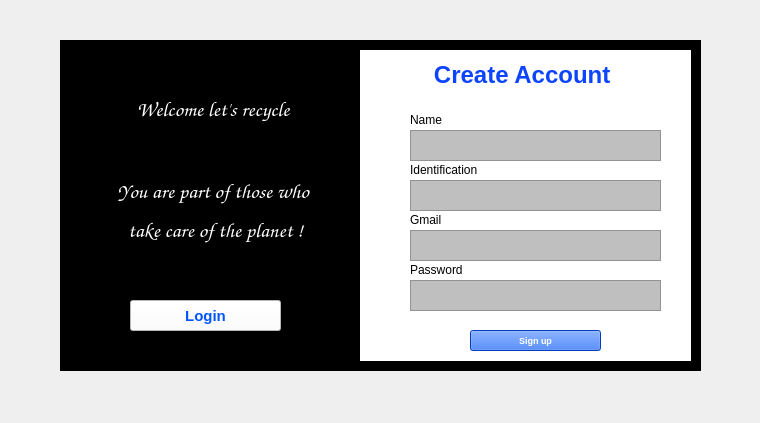
<?xml version="1.0" encoding="UTF-8"?>
<ui version="4.0">
 <class>Form</class>
 <widget class="QWidget" name="Form">
  <property name="geometry">
   <rect>
    <x>0</x>
    <y>0</y>
    <width>760</width>
    <height>423</height>
   </rect>
  </property>
  <property name="windowTitle">
   <string>Form</string>
  </property>
  <widget class="QLabel" name="label">
   <property name="geometry">
    <rect>
     <x>0</x>
     <y>0</y>
     <width>761</width>
     <height>431</height>
    </rect>
   </property>
   <property name="styleSheet">
    <string notr="true">border-image: url(:/newPrefix/fondo.qrc.png);</string>
   </property>
   <property name="text">
    <string/>
   </property>
  </widget>
  <widget class="QLabel" name="label_2">
   <property name="geometry">
    <rect>
     <x>60</x>
     <y>40</y>
     <width>641</width>
     <height>331</height>
    </rect>
   </property>
   <property name="styleSheet">
    <string notr="true">background-color: rgb(0, 0, 0);</string>
   </property>
   <property name="text">
    <string/>
   </property>
  </widget>
  <widget class="QLabel" name="label_3">
   <property name="geometry">
    <rect>
     <x>70</x>
     <y>50</y>
     <width>291</width>
     <height>311</height>
    </rect>
   </property>
   <property name="styleSheet">
    <string notr="true">image: url(:/newPrefix/fondo2.qrc.png);
border-image: url(:/newPrefix/fondo2.qrc.png);</string>
   </property>
   <property name="text">
    <string/>
   </property>
  </widget>
  <widget class="QLabel" name="label_4">
   <property name="geometry">
    <rect>
     <x>360</x>
     <y>50</y>
     <width>331</width>
     <height>311</height>
    </rect>
   </property>
   <property name="styleSheet">
    <string notr="true">background-color: rgb(255, 255, 255);</string>
   </property>
   <property name="text">
    <string/>
   </property>
  </widget>
  <widget class="QLabel" name="label_5">
   <property name="geometry">
    <rect>
     <x>70</x>
     <y>90</y>
     <width>291</width>
     <height>161</height>
    </rect>
   </property>
   <property name="font">
    <font>
     <family>Comic Sans MS</family>
    </font>
   </property>
   <property name="toolTip">
    <string>&lt;!DOCTYPE HTML PUBLIC &quot;-//W3C//DTD HTML 4.0//EN&quot; &quot;http://www.w3.org/TR/REC-html40/strict.dtd&quot;&gt;
&lt;html&gt;&lt;head&gt;&lt;meta name=&quot;qrichtext&quot; content=&quot;1&quot; /&gt;&lt;style type=&quot;text/css&quot;&gt;
p, li { white-space: pre-wrap; }
&lt;/style&gt;&lt;/head&gt;&lt;body style=&quot; font-family:'MS Shell Dlg 2'; font-size:8pt; font-weight:400; font-style:normal;&quot;&gt;
&lt;p align=&quot;center&quot; style=&quot; margin-top:0px; margin-bottom:0px; margin-left:0px; margin-right:0px; -qt-block-indent:0; text-indent:0px;&quot;&gt;&lt;span style=&quot; font-weight:600; color:#ffffff;&quot;&gt;welcome let's to recycle&lt;/span&gt;&lt;/p&gt;
&lt;p align=&quot;center&quot; style=&quot;-qt-paragraph-type:empty; margin-top:0px; margin-bottom:0px; margin-left:0px; margin-right:0px; -qt-block-indent:0; text-indent:0px; color:#ffffff;&quot;&gt;&lt;br /&gt;&lt;/p&gt;&lt;/body&gt;&lt;/html&gt;</string>
   </property>
   <property name="whatsThis">
    <string>&lt;html&gt;&lt;head/&gt;&lt;body&gt;&lt;p align=&quot;center&quot;&gt;&lt;span style=&quot; font-size:14pt; font-weight:600;&quot;&gt;welcome let's recycle &lt;/span&gt;&lt;/p&gt;&lt;/body&gt;&lt;/html&gt;</string>
   </property>
   <property name="text">
    <string>&lt;html&gt;&lt;head/&gt;&lt;body&gt;&lt;p align=&quot;center&quot;&gt;&lt;span style=&quot; font-size:16pt; color:#ffffff;&quot;&gt;Welcome let's recycle &lt;/span&gt;&lt;/p&gt;&lt;p align=&quot;center&quot;&gt;&lt;br/&gt;&lt;/p&gt;&lt;p align=&quot;center&quot;&gt;&lt;span style=&quot; font-size:16pt; color:#ffffff;&quot;&gt;You are part of those who &lt;/span&gt;&lt;/p&gt;&lt;p align=&quot;center&quot;&gt;&lt;span style=&quot; font-size:16pt; color:#ffffff;&quot;&gt;take care of the planet !&lt;/span&gt;&lt;span style=&quot; font-size:16pt; color:#151515;&quot;/&gt;&lt;/p&gt;&lt;/body&gt;&lt;/html&gt;</string>
   </property>
  </widget>
  <widget class="QPushButton" name="pushButton">
   <property name="geometry">
    <rect>
     <x>130</x>
     <y>300</y>
     <width>151</width>
     <height>31</height>
    </rect>
   </property>
   <property name="palette">
    <palette>
     <active>
      <colorrole role="Button">
       <brush brushstyle="SolidPattern">
        <color alpha="255">
         <red>255</red>
         <green>255</green>
         <blue>255</blue>
        </color>
       </brush>
      </colorrole>
      <colorrole role="ButtonText">
       <brush brushstyle="SolidPattern">
        <color alpha="255">
         <red>0</red>
         <green>85</green>
         <blue>255</blue>
        </color>
       </brush>
      </colorrole>
      <colorrole role="Base">
       <brush brushstyle="SolidPattern">
        <color alpha="255">
         <red>255</red>
         <green>255</green>
         <blue>255</blue>
        </color>
       </brush>
      </colorrole>
      <colorrole role="Window">
       <brush brushstyle="SolidPattern">
        <color alpha="255">
         <red>255</red>
         <green>255</green>
         <blue>255</blue>
        </color>
       </brush>
      </colorrole>
     </active>
     <inactive>
      <colorrole role="Button">
       <brush brushstyle="SolidPattern">
        <color alpha="255">
         <red>255</red>
         <green>255</green>
         <blue>255</blue>
        </color>
       </brush>
      </colorrole>
      <colorrole role="ButtonText">
       <brush brushstyle="SolidPattern">
        <color alpha="255">
         <red>0</red>
         <green>85</green>
         <blue>255</blue>
        </color>
       </brush>
      </colorrole>
      <colorrole role="Base">
       <brush brushstyle="SolidPattern">
        <color alpha="255">
         <red>255</red>
         <green>255</green>
         <blue>255</blue>
        </color>
       </brush>
      </colorrole>
      <colorrole role="Window">
       <brush brushstyle="SolidPattern">
        <color alpha="255">
         <red>255</red>
         <green>255</green>
         <blue>255</blue>
        </color>
       </brush>
      </colorrole>
     </inactive>
     <disabled>
      <colorrole role="Button">
       <brush brushstyle="SolidPattern">
        <color alpha="255">
         <red>255</red>
         <green>255</green>
         <blue>255</blue>
        </color>
       </brush>
      </colorrole>
      <colorrole role="ButtonText">
       <brush brushstyle="SolidPattern">
        <color alpha="255">
         <red>120</red>
         <green>120</green>
         <blue>120</blue>
        </color>
       </brush>
      </colorrole>
      <colorrole role="Base">
       <brush brushstyle="SolidPattern">
        <color alpha="255">
         <red>255</red>
         <green>255</green>
         <blue>255</blue>
        </color>
       </brush>
      </colorrole>
      <colorrole role="Window">
       <brush brushstyle="SolidPattern">
        <color alpha="255">
         <red>255</red>
         <green>255</green>
         <blue>255</blue>
        </color>
       </brush>
      </colorrole>
     </disabled>
    </palette>
   </property>
   <property name="font">
    <font>
     <pointsize>11</pointsize>
     <weight>75</weight>
     <bold>true</bold>
    </font>
   </property>
   <property name="styleSheet">
    <string notr="true">background-color: rgb(255, 255, 255);</string>
   </property>
   <property name="text">
    <string>Login</string>
   </property>
  </widget>
  <widget class="QLabel" name="label_6">
   <property name="geometry">
    <rect>
     <x>420</x>
     <y>60</y>
     <width>211</width>
     <height>31</height>
    </rect>
   </property>
   <property name="text">
    <string>&lt;html&gt;&lt;head/&gt;&lt;body&gt;&lt;p align=&quot;center&quot;&gt;&lt;span style=&quot; font-size:18pt; font-weight:600; color:#0c44ff;&quot;&gt;Create Account &lt;/span&gt;&lt;/p&gt;&lt;/body&gt;&lt;/html&gt;</string>
   </property>
  </widget>
  <widget class="QTextEdit" name="textEdit">
   <property name="geometry">
    <rect>
     <x>410</x>
     <y>130</y>
     <width>251</width>
     <height>31</height>
    </rect>
   </property>
   <property name="styleSheet">
    <string notr="true">background-color: rgb(191, 191, 191);</string>
   </property>
  </widget>
  <widget class="QTextEdit" name="textEdit_2">
   <property name="geometry">
    <rect>
     <x>410</x>
     <y>180</y>
     <width>251</width>
     <height>31</height>
    </rect>
   </property>
   <property name="styleSheet">
    <string notr="true">background-color: rgb(191, 191, 191);</string>
   </property>
  </widget>
  <widget class="QTextEdit" name="textEdit_3">
   <property name="geometry">
    <rect>
     <x>410</x>
     <y>230</y>
     <width>251</width>
     <height>31</height>
    </rect>
   </property>
   <property name="styleSheet">
    <string notr="true">background-color: rgb(191, 191, 191);</string>
   </property>
  </widget>
  <widget class="QTextEdit" name="textEdit_4">
   <property name="geometry">
    <rect>
     <x>410</x>
     <y>280</y>
     <width>251</width>
     <height>31</height>
    </rect>
   </property>
   <property name="styleSheet">
    <string notr="true">background-color: rgb(191, 191, 191);</string>
   </property>
  </widget>
  <widget class="QLabel" name="label_7">
   <property name="geometry">
    <rect>
     <x>410</x>
     <y>110</y>
     <width>111</width>
     <height>20</height>
    </rect>
   </property>
   <property name="text">
    <string>Name</string>
   </property>
  </widget>
  <widget class="QLabel" name="label_8">
   <property name="geometry">
    <rect>
     <x>410</x>
     <y>160</y>
     <width>111</width>
     <height>20</height>
    </rect>
   </property>
   <property name="text">
    <string>Identification </string>
   </property>
  </widget>
  <widget class="QLabel" name="label_9">
   <property name="geometry">
    <rect>
     <x>410</x>
     <y>210</y>
     <width>111</width>
     <height>20</height>
    </rect>
   </property>
   <property name="text">
    <string>Gmail</string>
   </property>
  </widget>
  <widget class="QLabel" name="label_10">
   <property name="geometry">
    <rect>
     <x>410</x>
     <y>260</y>
     <width>111</width>
     <height>20</height>
    </rect>
   </property>
   <property name="text">
    <string>Password</string>
   </property>
  </widget>
  <widget class="QPushButton" name="pushButton_2">
   <property name="geometry">
    <rect>
     <x>470</x>
     <y>330</y>
     <width>131</width>
     <height>21</height>
    </rect>
   </property>
   <property name="sizePolicy">
    <sizepolicy hsizetype="Maximum" vsizetype="MinimumExpanding">
     <horstretch>0</horstretch>
     <verstretch>0</verstretch>
    </sizepolicy>
   </property>
   <property name="palette">
    <palette>
     <active>
      <colorrole role="WindowText">
       <brush brushstyle="SolidPattern">
        <color alpha="255">
         <red>255</red>
         <green>255</green>
         <blue>255</blue>
        </color>
       </brush>
      </colorrole>
      <colorrole role="Button">
       <brush brushstyle="SolidPattern">
        <color alpha="255">
         <red>0</red>
         <green>85</green>
         <blue>255</blue>
        </color>
       </brush>
      </colorrole>
      <colorrole role="Text">
       <brush brushstyle="SolidPattern">
        <color alpha="255">
         <red>255</red>
         <green>255</green>
         <blue>255</blue>
        </color>
       </brush>
      </colorrole>
      <colorrole role="ButtonText">
       <brush brushstyle="SolidPattern">
        <color alpha="255">
         <red>255</red>
         <green>255</green>
         <blue>255</blue>
        </color>
       </brush>
      </colorrole>
      <colorrole role="Base">
       <brush brushstyle="SolidPattern">
        <color alpha="255">
         <red>0</red>
         <green>85</green>
         <blue>255</blue>
        </color>
       </brush>
      </colorrole>
      <colorrole role="Window">
       <brush brushstyle="SolidPattern">
        <color alpha="255">
         <red>0</red>
         <green>85</green>
         <blue>255</blue>
        </color>
       </brush>
      </colorrole>
     </active>
     <inactive>
      <colorrole role="WindowText">
       <brush brushstyle="SolidPattern">
        <color alpha="255">
         <red>255</red>
         <green>255</green>
         <blue>255</blue>
        </color>
       </brush>
      </colorrole>
      <colorrole role="Button">
       <brush brushstyle="SolidPattern">
        <color alpha="255">
         <red>0</red>
         <green>85</green>
         <blue>255</blue>
        </color>
       </brush>
      </colorrole>
      <colorrole role="Text">
       <brush brushstyle="SolidPattern">
        <color alpha="255">
         <red>255</red>
         <green>255</green>
         <blue>255</blue>
        </color>
       </brush>
      </colorrole>
      <colorrole role="ButtonText">
       <brush brushstyle="SolidPattern">
        <color alpha="255">
         <red>255</red>
         <green>255</green>
         <blue>255</blue>
        </color>
       </brush>
      </colorrole>
      <colorrole role="Base">
       <brush brushstyle="SolidPattern">
        <color alpha="255">
         <red>0</red>
         <green>85</green>
         <blue>255</blue>
        </color>
       </brush>
      </colorrole>
      <colorrole role="Window">
       <brush brushstyle="SolidPattern">
        <color alpha="255">
         <red>0</red>
         <green>85</green>
         <blue>255</blue>
        </color>
       </brush>
      </colorrole>
     </inactive>
     <disabled>
      <colorrole role="WindowText">
       <brush brushstyle="SolidPattern">
        <color alpha="255">
         <red>120</red>
         <green>120</green>
         <blue>120</blue>
        </color>
       </brush>
      </colorrole>
      <colorrole role="Button">
       <brush brushstyle="SolidPattern">
        <color alpha="255">
         <red>0</red>
         <green>85</green>
         <blue>255</blue>
        </color>
       </brush>
      </colorrole>
      <colorrole role="Text">
       <brush brushstyle="SolidPattern">
        <color alpha="255">
         <red>120</red>
         <green>120</green>
         <blue>120</blue>
        </color>
       </brush>
      </colorrole>
      <colorrole role="ButtonText">
       <brush brushstyle="SolidPattern">
        <color alpha="255">
         <red>120</red>
         <green>120</green>
         <blue>120</blue>
        </color>
       </brush>
      </colorrole>
      <colorrole role="Base">
       <brush brushstyle="SolidPattern">
        <color alpha="255">
         <red>0</red>
         <green>85</green>
         <blue>255</blue>
        </color>
       </brush>
      </colorrole>
      <colorrole role="Window">
       <brush brushstyle="SolidPattern">
        <color alpha="255">
         <red>0</red>
         <green>85</green>
         <blue>255</blue>
        </color>
       </brush>
      </colorrole>
     </disabled>
    </palette>
   </property>
   <property name="font">
    <font>
     <pointsize>7</pointsize>
     <weight>75</weight>
     <italic>false</italic>
     <bold>true</bold>
    </font>
   </property>
   <property name="toolTip">
    <string>&lt;html&gt;&lt;head/&gt;&lt;body&gt;&lt;p&gt;holaa&lt;/p&gt;&lt;/body&gt;&lt;/html&gt;</string>
   </property>
   <property name="whatsThis">
    <string>&lt;html&gt;&lt;head/&gt;&lt;body&gt;&lt;p&gt;hilla&lt;/p&gt;&lt;p&gt;&lt;br/&gt;&lt;/p&gt;&lt;/body&gt;&lt;/html&gt;</string>
   </property>
   <property name="styleSheet">
    <string notr="true">background-color: rgb(0, 85, 255);</string>
   </property>
   <property name="text">
    <string>Sign up</string>
   </property>
  </widget>
 </widget>
 <resources>
  <include location="fondos imagenes/fondo2/Nuevo documento de texto (2).txt"/>
  <include location="fondos imagenes/Nueva carpeta/Nuevo documento de texto (3).txt"/>
 </resources>
 <connections/>
</ui>
